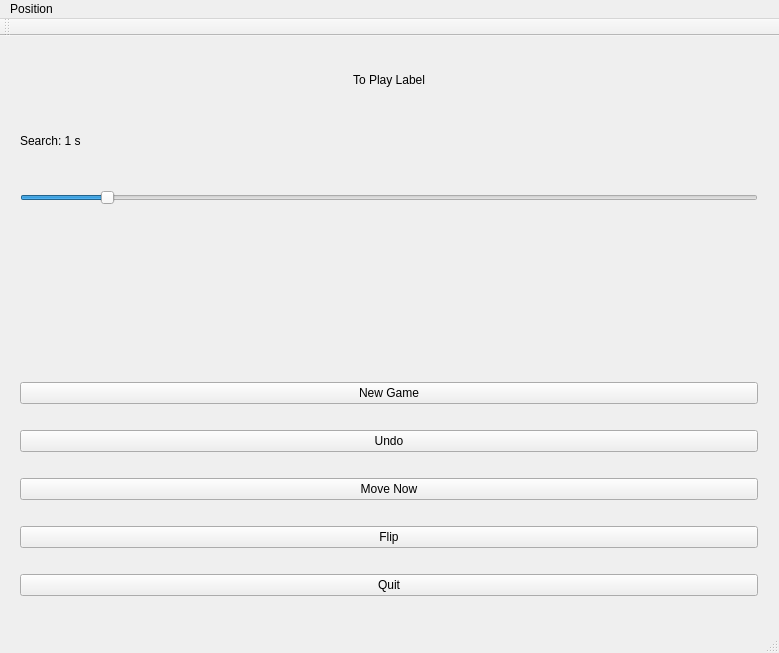
<?xml version="1.0" encoding="UTF-8"?>
<ui version="4.0">
 <class>MainWindow</class>
 <widget class="QMainWindow" name="MainWindow">
  <property name="geometry">
   <rect>
    <x>0</x>
    <y>0</y>
    <width>779</width>
    <height>653</height>
   </rect>
  </property>
  <property name="windowTitle">
   <string>MainWindow</string>
  </property>
  <widget class="QWidget" name="centralWidget">
   <layout class="QHBoxLayout" name="horizontalLayout">
    <item>
     <layout class="QVBoxLayout" name="layout"/>
    </item>
    <item>
     <layout class="QVBoxLayout" name="verticalLayout">
      <item>
       <widget class="QLabel" name="toPlayLabel">
        <property name="maximumSize">
         <size>
          <width>16777215</width>
          <height>25</height>
         </size>
        </property>
        <property name="text">
         <string>To Play Label</string>
        </property>
        <property name="alignment">
         <set>Qt::AlignCenter</set>
        </property>
       </widget>
      </item>
      <item>
       <widget class="QLabel" name="strengthLabel">
        <property name="maximumSize">
         <size>
          <width>731</width>
          <height>45</height>
         </size>
        </property>
        <property name="text">
         <string>Search: 1 s</string>
        </property>
       </widget>
      </item>
      <item>
       <widget class="QSlider" name="strengthSlider">
        <property name="minimumSize">
         <size>
          <width>50</width>
          <height>0</height>
         </size>
        </property>
        <property name="maximumSize">
         <size>
          <width>738</width>
          <height>17</height>
         </size>
        </property>
        <property name="maximum">
         <number>9</number>
        </property>
        <property name="value">
         <number>1</number>
        </property>
        <property name="orientation">
         <enum>Qt::Horizontal</enum>
        </property>
       </widget>
      </item>
      <item>
       <spacer name="verticalSpacer">
        <property name="orientation">
         <enum>Qt::Vertical</enum>
        </property>
        <property name="sizeType">
         <enum>QSizePolicy::Minimum</enum>
        </property>
        <property name="sizeHint" stdset="0">
         <size>
          <width>150</width>
          <height>150</height>
         </size>
        </property>
       </spacer>
      </item>
      <item>
       <widget class="QPushButton" name="ResetButton">
        <property name="text">
         <string>New Game</string>
        </property>
        <property name="shortcut">
         <string>N</string>
        </property>
       </widget>
      </item>
      <item>
       <widget class="QPushButton" name="UndoButton">
        <property name="text">
         <string>Undo</string>
        </property>
        <property name="shortcut">
         <string>U</string>
        </property>
       </widget>
      </item>
      <item>
       <widget class="QPushButton" name="MoveButton">
        <property name="text">
         <string>Move Now</string>
        </property>
        <property name="shortcut">
         <string>M</string>
        </property>
       </widget>
      </item>
      <item>
       <widget class="QPushButton" name="flipButton">
        <property name="text">
         <string>Flip</string>
        </property>
        <property name="shortcut">
         <string>F</string>
        </property>
       </widget>
      </item>
      <item>
       <widget class="QPushButton" name="QuitButton">
        <property name="text">
         <string>Quit</string>
        </property>
       </widget>
      </item>
     </layout>
    </item>
   </layout>
  </widget>
  <widget class="QMenuBar" name="menuBar">
   <property name="geometry">
    <rect>
     <x>0</x>
     <y>0</y>
     <width>779</width>
     <height>22</height>
    </rect>
   </property>
   <widget class="QMenu" name="menuPosition">
    <property name="title">
     <string>Position</string>
    </property>
    <addaction name="actionPaste_FEN"/>
    <addaction name="actionCopy_FEN"/>
   </widget>
   <addaction name="menuPosition"/>
  </widget>
  <widget class="QToolBar" name="mainToolBar">
   <attribute name="toolBarArea">
    <enum>TopToolBarArea</enum>
   </attribute>
   <attribute name="toolBarBreak">
    <bool>false</bool>
   </attribute>
  </widget>
  <widget class="QStatusBar" name="statusBar"/>
  <action name="actionPaste_FEN">
   <property name="text">
    <string>Paste FEN</string>
   </property>
   <property name="shortcut">
    <string>Meta+V</string>
   </property>
  </action>
  <action name="actionCopy_FEN">
   <property name="text">
    <string>Copy FEN</string>
   </property>
   <property name="shortcut">
    <string>Meta+C</string>
   </property>
  </action>
 </widget>
 <layoutdefault spacing="6" margin="11"/>
 <resources/>
 <connections/>
</ui>
